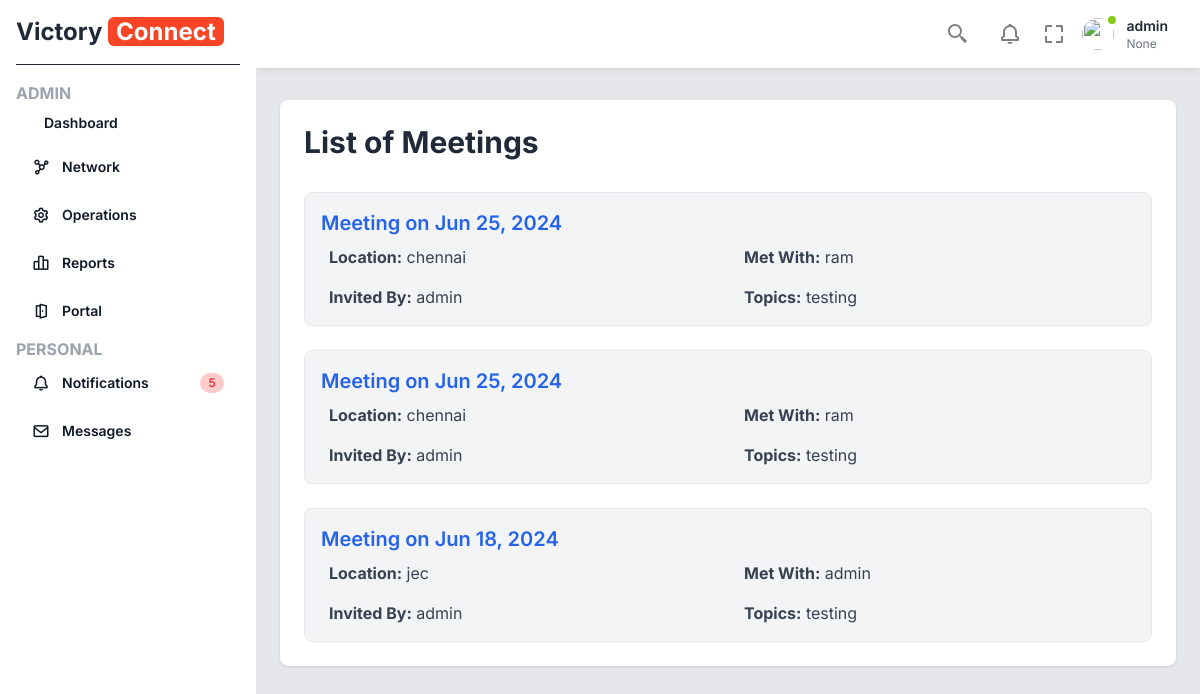
The app's page /meetings/ (signed in), older data.
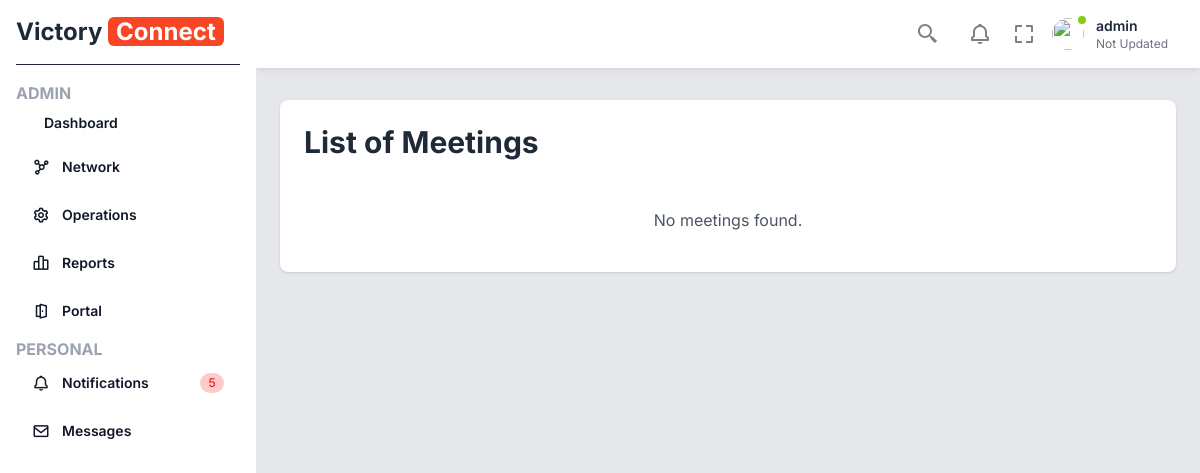
The same page, newer data.
### base/models.py (models this page shows, shortened)
class MainProfile(models.Model):
    TITLE_CHOICES = [
        ('Mr.', 'Mr.'),
        ('Mrs.', 'Mrs.'),
        ('Miss', 'Miss'),
        ('Ms.', 'Ms.'),
        ('Dr.', 'Dr.'),
    ]
    GENDER_CHOICES = [
        ('Male', 'Male'),
        ('Female', 'Female'),
    ]
    MEMBERSHIP_STATUS_CHOICES = [
        ('Active', 'Active'),
        ('Not Active', 'Not Active'),
    ]
    uuid = models.UUIDField(default=uuid.uuid4, editable=False, unique=True)
    user = models.OneToOneField(User, on_delete=models.CASCADE)
    title = models.CharField(max_length=5, choices=TITLE_CHOICES, blank=True, null=True)
    first_name = models.CharField(max_length=100, blank=True, null=True)
    last_name = models.CharField(max_length=100, blank=True, null=True)
    suffix = models.CharField(max_length=100, blank=True, null=True)
    display_name = models.CharField(max_length=100, blank=True, null=True)
    gender = models.CharField(max_length=6, choices=GENDER_CHOICES)
    company_name = models.CharField(max_length=255, blank=True, null=True)
    product_service_description = models.CharField(max_length=255, blank=True, null=True)
    gst_registered_state = models.CharField(max_length=100, blank=True, null=True)
    gst_identification_number_or_pan = models.CharField(max_length=255, blank=True, null=True)
    industry = models.CharField(max_length=255, blank=True, null=True)
    classification = models.CharField(max_length=255, blank=True, null=True)
    requested_speciality = models.CharField(max_length=255, blank=True, null=True)
    membership_status = models.CharField(max_length=11, choices=MEMBERSHIP_STATUS_CHOICES)
    RenewalDueDate = models.CharField(max_length=255, blank=True, null=True)
    Chapter = models.ForeignKey('ChapterName', related_name='members', on_delete=models.SET_NULL, blank=True, null=True)
    my_business = models.TextField(blank=True, null=True)
    keywords = models.CharField(max_length=255, blank=True, null=True)

class Meeting(models.Model):
    MEETING_TYPES = [
        ('one_to_one', 'One-to-One'),
        ('group', 'Group'),
    ]
    chapter = models.CharField(max_length=100, default='Radiance')
    met_with = models.ForeignKey(User, on_delete=models.CASCADE, related_name='meetings_met_with')
    invited_by = models.ForeignKey(User, on_delete=models.CASCADE, related_name='meetings_invited_by')
    location = models.CharField(max_length=255)
    topics_of_conversation = models.TextField()
    date = models.DateField()
    meeting_type = models.CharField(max_length=10, choices=MEETING_TYPES, default='one_to_one')

### base/views/onetoone.py (the view)
# urls.py: path('meetings/', meeting_list, name='meeting_list'),
@login_required
def meeting_list(request):
    meetings = Meeting.objects.filter(invited_by=request.user)
    return render(request, 'oneslip/meeting_list.html', {'meetings': meetings})

### base/views/common.py (called while the page is built, shortened)
def common_data(request):
    context = {}
    if request.user.is_authenticated:
        current_user = request.user
        usr_name = current_user.username
        profile = MainProfile.objects.get(user=current_user)
        unseen_messages = oneToOneMessage.objects.filter(receiver=current_user, seen=False)
        unseen_messages_count = unseen_messages.count()
        unseen_messages_list = []
        context.update({
            'usr_profile': profile,
            'usr_name': usr_name,
            'unseen_messages_count': unseen_messages_count,
            'unseen_messages': unseen_messages_list,
        })
    else:
        context.update({
            'usr_name': "No name",
            'unseen_messages_count': 0,
            'unseen_messages': [],
        })
    return context

### templates/oneslip/meeting_list.html (shortened to what this page needs)
{% extends 'base.html' %}
{% block content %}
<div class="container mx-auto px-4 py-8">
    <div class="max-w-4xl mx-auto bg-white p-6 rounded-lg shadow">
        <h1 class="text-3xl font-bold text-gray-800 mb-8">List of Meetings</h1>
        {% if meetings %}
        <div class="space-y-6">
            {% for meeting in meetings %}
            <div class="bg-gray-100 p-4 rounded-lg border border-gray-200 hover:shadow-lg transition-shadow duration-300">
                <h2 class="text-xl font-semibold mb-2 text-blue-600">Meeting on {{ meeting.date|date:"M d, Y" }}</h2>
                <div class="grid grid-cols-2 gap-4 text-gray-700">
                    <p><strong>Location:</strong> {{ meeting.location }}</p>
                    <p><strong>Met With:</strong> {{ meeting.met_with.username }}</p>
                    <p><strong>Invited By:</strong> {{ meeting.invited_by.username }}</p>
                    <p><strong>Topics:</strong> {{ meeting.topics_of_conversation }}</p>
                </div>
            </div>
            {% endfor %}
        </div>
        {% else %}
        <p class="text-gray-600 text-center py-4">No meetings found.</p>
        {% endif %}
    </div>
</div>
{% endblock %}

### templates/base.html (shortened to what this page needs)
<!DOCTYPE html>
<html lang="en">
<head>
    <link href="https://fonts.bunny.net/css?family=figtree:400,500,600&display=swap" rel="stylesheet" />
    <link href='https://unpkg.com/boxicons@2.1.4/css/boxicons.min.css' rel='stylesheet'>
    <link href="https://cdn.jsdelivr.net/npm/remixicon@3.5.0/fonts/remixicon.css" rel="stylesheet">
    <script src="https://cdn.tailwindcss.com"></script>
     <link href="https://cdn.jsdelivr.net/npm/tailwindcss@2.2.19/dist/tailwind.min.css" rel="stylesheet">
     <link href="https://cdn.jsdelivr.net/npm/select2@4.1.0-rc.0/dist/css/select2.min.css" rel="stylesheet" />
     <link rel="stylesheet" href="https://cdnjs.cloudflare.com/ajax/libs/dropzone/5.9.3/dropzone.min.css">
</head>
<body class="text-gray-800 font-inter">
    <div class="fixed left-0 top-0 w-64 h-full bg-white p-4 z-50 sidebar-menu transition-transform">
        <a href="#" class="flex items-center pb-4 border-b border-b-gray-800">
            <h2 class="font-bold text-2xl">Victory <span class="bg-[#f84525] text-white px-2 rounded-md">Connect</span></h2>
        </a>
        <ul class="mt-4">
            <span class="text-gray-400 font-bold">ADMIN</span>
            <li class="mb-1 group">
                <a href="{% url 'dashboard' %}" class="flex font-semibold items-center py-2 px-4 text-gray-900 hover:bg-gray-950 hover:text-gray-100 rounded-md group-[.active]:bg-gray-800 group-[.active]:text-white group-[.selected]:bg-gray-950 group-[.selected]:text-gray-100">
                    <span class="text-sm">Dashboard</span>
                </a>
            </li>
            <li class="mb-1 group">
                <a href="" class="flex font-semibold items-center py-2 px-4 text-gray-900 hover:bg-gray-950 hover:text-gray-100 rounded-md group-[.active]:bg-gray-800 group-[.active]:text-white group-[.selected]:bg-gray-950 group-[.selected]:text-gray-100 sidebar-dropdown-toggle">
                  <i class='bx bx-network-chart mr-3 text-lg'></i>
                    <span class="text-sm">Network</span>
                </a>
            </li>
            <li class="mb-1 group">
                <a href="" class="flex font-semibold items-center py-2 px-4 text-gray-900 hover:bg-gray-950 hover:text-gray-100 rounded-md group-[.active]:bg-gray-800 group-[.active]:text-white group-[.selected]:bg-gray-950 group-[.selected]:text-gray-100 sidebar-dropdown-toggle">
                  <i class='bx bx-cog mr-3 text-lg'></i>
                    <span class="text-sm">Operations</span>
                </a>
            </li>
            <li class="mb-1 group">
                <a href="" class="flex font-semibold items-center py-2 px-4 text-gray-900 hover:bg-gray-950 hover:text-gray-100 rounded-md group-[.active]:bg-gray-800 group-[.active]:text-white group-[.selected]:bg-gray-950 group-[.selected]:text-gray-100 sidebar-dropdown-toggle">
                  <i class='bx bx-bar-chart-alt-2 mr-3 text-lg'></i>
                    <span class="text-sm">Reports</span>
                </a>
            </li>
            <li class="mb-1 group">
                <a href="" class="flex font-semibold items-center py-2 px-4 text-gray-900 hover:bg-gray-950 hover:text-gray-100 rounded-md group-[.active]:bg-gray-800 group-[.active]:text-white group-[.selected]:bg-gray-950 group-[.selected]:text-gray-100">
                  <i class='bx bx-door-open mr-3 text-lg'></i>
                  <span class="text-sm">Portal</span>
                </a>
            </li>
            <span class="text-gray-400 font-bold">PERSONAL</span>
            <li class="mb-1 group">
                <a href="" class="flex font-semibold items-center py-2 px-4 text-gray-900 hover:bg-gray-950 hover:text-gray-100 rounded-md group-[.active]:bg-gray-800 group-[.active]:text-white group-[.selected]:bg-gray-950 group-[.selected]:text-gray-100">
                    <i class='bx bx-bell mr-3 text-lg' ></i>
                    <span class="text-sm">Notifications</span>
                    <span class=" md:block px-2 py-0.5 ml-auto text-xs font-medium tracking-wide text-red-600 bg-red-200 rounded-full">5</span>
                </a>
            </li>
            <li class="mb-1 group">
                <a href="{% url 'unseen_messages' %}" class="flex font-semibold items-center py-2 px-4 text-gray-900 hover:bg-gray-950 hover:text-gray-100 rounded-md group-[.active]:bg-gray-800 group-[.active]:text-white group-[.selected]:bg-gray-950 group-[.selected]:text-gray-100">
                    <i class='bx bx-envelope mr-3 text-lg' ></i>
                    <span class="text-sm">Messages</span>
                </a>
            </li>
        </ul>
    </div>
    <main class="w-full md:w-[calc(100%-256px)] md:ml-64 bg-gray-200 min-h-screen transition-all main">
        <div class="py-2 px-6 bg-white flex items-center shadow-md shadow-black/5 sticky top-0 left-0 z-30">
            <ul class="ml-auto flex items-center">
                <li class="mr-1 dropdown">
                    <button type="button" class="dropdown-toggle text-gray-400 mr-4 w-8 h-8 rounded flex items-center justify-center  hover:text-gray-600">
                    </button>
                </li>
                <li class="dropdown">
                    <button type="button" class="dropdown-toggle text-gray-400 mr-4 w-8 h-8 rounded flex items-center justify-center  hover:text-gray-600">
                    </button>
                </li>
                <button id="fullscreen-button">
                    <svg xmlns="http://www.w3.org/2000/svg" width="24" height="24" class="hover:bg-gray-100 rounded-full" viewBox="0 0 24 24" style="fill: gray;transform: ;msFilter:;"><path d="M5 5h5V3H3v7h2zm5 14H5v-5H3v7h7zm11-5h-2v5h-5v2h7zm-2-4h2V3h-7v2h5z"></path></svg>
                </button>
                <li class="dropdown ml-3">
                    <button type="button" class="dropdown-toggle flex items-center">
                        <div class="flex-shrink-0 w-10 h-10 relative">
                            <div class="p-1 bg-white rounded-full focus:outline-none focus:ring">
                                <img class="w-8 h-8 rounded-full" src="https://laravelui.spruko.com/tailwind/ynex/build/assets/images/faces/9.jpg" alt=""/>
                                <div class="top-0 left-7 absolute w-3 h-3 bg-lime-500 border-2 border-white rounded-full"></div>
                            </div>
                        </div>
                        <div class="p-2 md:block text-left">
                            <h2 class="text-sm font-semibold text-gray-800">{{ usr_name }}</h2>
                            <p class="text-xs text-gray-500">{{ usr_profile.display_name }}</p>
                        </div>
                    </button>
                </li>
            </ul>
        </div>
        {% block content %}
        {% endblock %}
    </main>
</body>
</html>

### templates/base.html (style rules this page uses)
html { line-height: 1.5; -webkit-text-size-adjust: 100%; -moz-tab-size: 4; -o-tab-size: 4; tab-size: 4; font-family: ui-sans-serif, system-ui, -apple-system, BlinkMacSystemFont, "Segoe UI", Roboto, "Helvetica Neue", Arial, "Noto Sans", sans-serif, "Apple Color Emoji", "Segoe UI Emoji", "Segoe UI Symbol", "Noto Color Emoji"; font-feature-settings: normal; font-variation-settings: normal; }
body { margin: 0; line-height: inherit; }
h1, h2, h3, h4, h5, h6 { font-size: inherit; font-weight: inherit; }
a { color: inherit; text-decoration: inherit; }
button, input, optgroup, select, textarea { font-family: inherit; font-feature-settings: inherit; font-variation-settings: inherit; font-size: 100%; font-weight: inherit; line-height: inherit; color: inherit; margin: 0; padding: 0; }
button, select { text-transform: none; }
button, [type='button'], [type='reset'], [type='submit'] { -webkit-appearance: button; background-color: transparent; background-image: none; }
blockquote, dl, dd, h1, h2, h3, h4, h5, h6, hr, figure, p, pre { margin: 0; }
ol, ul, menu { list-style: none; margin: 0; padding: 0; }
button, [role="button"] { cursor: pointer; }
img, svg, video, canvas, audio, iframe, embed, object { display: block; vertical-align: middle; }
img, video { max-width: 100%; height: auto; }
.fixed { position: fixed; }
.absolute { position: absolute; }
.relative { position: relative; }
.sticky { position: sticky; }
.left-0 { left: 0px; }
.top-0 { top: 0px; }
.z-30 { z-index: 30; }
.z-50 { z-index: 50; }
.mb-1 { margin-bottom: 0.25rem; }
.ml-3 { margin-left: 0.75rem; }
.ml-auto { margin-left: auto; }
.mr-1 { margin-right: 0.25rem; }
.mr-3 { margin-right: 0.75rem; }
.mr-4 { margin-right: 1rem; }
.mt-4 { margin-top: 1rem; }
.flex { display: flex; }
.h-8 { height: 2rem; }
.h-full { height: 100%; }
.min-h-screen { min-height: 100vh; }
.w-64 { width: 16rem; }
.w-8 { width: 2rem; }
.w-full { width: 100%; }
.items-center { align-items: center; }
.justify-center { justify-content: center; }
.rounded { border-radius: 0.25rem; }
.rounded-full { border-radius: 9999px; }
.rounded-md { border-radius: 0.375rem; }
.border-b { border-bottom-width: 1px; }
.border-b-gray-800 { --tw-border-opacity: 1; border-bottom-color: rgb(31 41 55 / var(--tw-border-opacity)); }
.bg-white { --tw-bg-opacity: 1; background-color: rgb(255 255 255 / var(--tw-bg-opacity)); }
.p-1 { padding: 0.25rem; }
.p-4 { padding: 1rem; }
.p-6 { padding: 1.5rem; }
.px-4 { padding-left: 1rem; padding-right: 1rem; }
.px-6 { padding-left: 1.5rem; padding-right: 1.5rem; }
.py-2 { padding-top: 0.5rem; padding-bottom: 0.5rem; }
.pb-4 { padding-bottom: 1rem; }
.text-left { text-align: left; }
.font-inter { font-family: 'Inter', sans-serif; }
.text-2xl { font-size: 1.5rem; line-height: 2rem; }
.text-lg { font-size: 1.125rem; line-height: 1.75rem; }
.text-sm { font-size: 0.875rem; line-height: 1.25rem; }
.font-bold { font-weight: 700; }
.font-medium { font-weight: 500; }
.font-semibold { font-weight: 600; }
.tracking-wide { letter-spacing: 0.025em; }
.text-gray-400 { --tw-text-opacity: 1; color: rgb(156 163 175 / var(--tw-text-opacity)); }
.text-gray-600 { --tw-text-opacity: 1; color: rgb(75 85 99 / var(--tw-text-opacity)); }
.text-gray-800 { --tw-text-opacity: 1; color: rgb(31 41 55 / var(--tw-text-opacity)); }
.text-white { --tw-text-opacity: 1; color: rgb(255 255 255 / var(--tw-text-opacity)); }
.shadow-md { --tw-shadow: 0 4px 6px -1px rgb(0 0 0 / 0.1), 0 2px 4px -2px rgb(0 0 0 / 0.1); --tw-shadow-colored: 0 4px 6px -1px var(--tw-shadow-color), 0 2px 4px -2px var(--tw-shadow-color); box-shadow: var(--tw-ring-offset-shadow, 0 0 #0000), var(--tw-ring-shadow, 0 0 #0000), var(--tw-shadow); }
.shadow-black\/5 { --tw-shadow-color: rgb(0 0 0 / 0.05); --tw-shadow: var(--tw-shadow-colored); }
.transition-all { transition-property: all; transition-timing-function: cubic-bezier(0.4, 0, 0.2, 1); transition-duration: 150ms; }
.transition-transform { transition-property: transform; transition-timing-function: cubic-bezier(0.4, 0, 0.2, 1); transition-duration: 150ms; }
@media (min-width: 768px) { .md\:ml-64 { margin-left: 16rem; } }
@media (min-width: 768px) { .md\:w-\[calc\(100\%-256px\)\] { width: calc(100% - 256px); } }

Row changes from the older to the newer data that the page shows:
removed Meeting: date "Jun 25, 2024", location "chennai", met_with.username "ram", invited_by.username "admin", topics_of_conversation "testing"
removed Meeting: date "Jun 25, 2024", location "chennai", met_with.username "ram", invited_by.username "admin", topics_of_conversation "testing"
removed Meeting: date "Jun 18, 2024", location "jec", met_with.username "admin", invited_by.username "admin", topics_of_conversation "testing"
changed MainProfile: display_name "None" → "Not Updated"
Text that changed along with them:
text now shown: "No meetings found."
